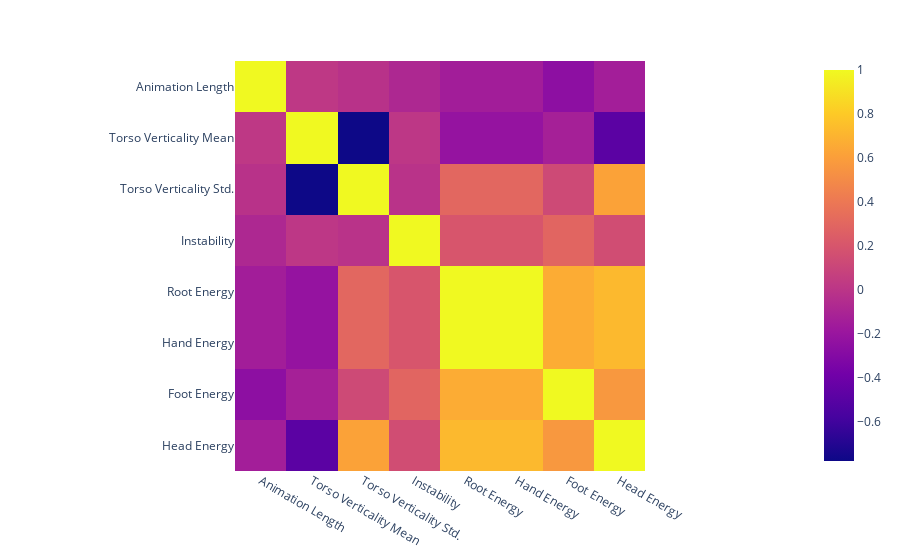

Notebook source saved alongside this figure:
### Code cell
display(feature_df.corr())
px.imshow(feature_df.corr())

### Figure 1 — Plotly figure (JSON) as saved in the notebook; plotly's stock layout.template omitted (floating-point values rounded to 4 significant figures)
{"data": [{"coloraxis": "coloraxis", "hovertemplate": "x: %{x}<br>y: %{y}<br>color: %{z}<extra></extra>", "name": "0", "type": "heatmap", "x": ["Animation Length", "Torso Verticality Mean", "Torso Verticality Std.", "Instability", "Root Energy", "Hand Energy", "Foot Energy", "Head Energy"], "xaxis": "x", "y": ["Animation Length", "Torso Verticality Mean", "Torso Verticality Std.", "Instability", "Root Energy", "Hand Energy", "Foot Energy", "Head Energy"], "yaxis": "y", "z": [[1, 0.01521, -0.01785, -0.0837, -0.1489, -0.1489, -0.2569, -0.1461], [0.01521, 1, -0.7802, 0.009664, -0.2196, -0.2196, -0.1326, -0.4879], [-0.01785, -0.7802, 1, -0.01514, 0.3, 0.3, 0.1265, 0.6199], [-0.0837, 0.009664, -0.01514, 1, 0.1993, 0.1993, 0.2904, 0.1489], [-0.1489, -0.2196, 0.3, 0.1993, 1, 1, 0.6637, 0.726], [-0.1489, -0.2196, 0.3, 0.1993, 1, 1, 0.6637, 0.726], [-0.2569, -0.1326, 0.1265, 0.2904, 0.6637, 0.6637, 1, 0.566], [-0.1461, -0.4879, 0.6199, 0.1489, 0.726, 0.726, 0.566, 1]]}], "layout": {"coloraxis": {"colorscale": [[0, "#0d0887"], [0.1111, "#46039f"], [0.2222, "#7201a8"], [0.3333, "#9c179e"], [0.4444, "#bd3786"], [0.5556, "#d8576b"], [0.6667, "#ed7953"], [0.7778, "#fb9f3a"], [0.8889, "#fdca26"], [1, "#f0f921"]]}, "margin": {"t": 60}, "xaxis": {"anchor": "y", "constrain": "domain", "domain": [0, 1], "scaleanchor": "y"}, "yaxis": {"anchor": "x", "autorange": "reversed", "constrain": "domain", "domain": [0, 1]}}}
